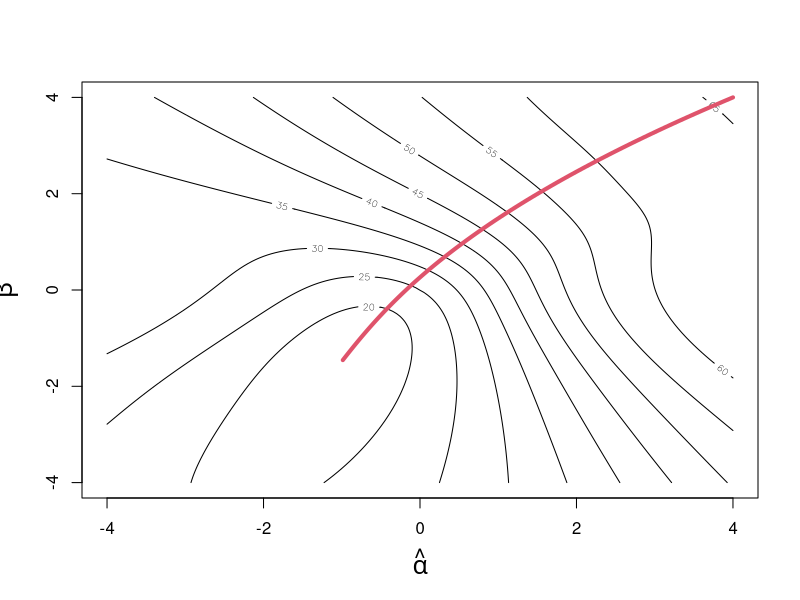

Reproduce this figure in R.
## R_Demo_neuralnet_gradiant_decent_glm.R
##########################################################################
## INSTRUCTOR: Christopher Fariss
## COURSE NAME: Advanced Computational Methods for Social Media and Textual Data (2F)
## University of Essex Summer School 2022
##
## Date: 2022-08-08
##
## Please e-mail me if you find any errors or have and suggestions (either email is fine)
## e-mail: cjf0006@gmail.com
## e-mail: cjfariss@umich.edu
##########################################################################
## Introduction to tutorial:
##
## Overview of Gradient Decent for generalized linear model example.
##
## Gradient decent is an iterative process used to find the best parameter value(s) in any model and especially a neural network.
##
##########################################################################

## set learning rate this varies on the unit interval (0 to 1]
library(MASS)
library(boot)
library(gtools)

lr <- .2
n <- 100
x <- rnorm(n)

alpha <- -1
beta <- -2

y <- rbinom(1:n, 1, prob=inv.logit(alpha + beta*x))
#y <- rbinom(1:n, 1, prob=inv.logit(alpha + beta*x + rnorm(n)))

## Start with a random guess
X_mat <- cbind(1,x)

alpha_hat <- 4
beta_hat <- 4
iterations <- 1000

loss <- variance <- NA

y_hat <- matrix(NA, nrow=n, ncol=iterations)
y_error <- matrix(NA, nrow=n, ncol=iterations)
delta <- matrix(NA, nrow=2, ncol=iterations)

## sequential iterations to evaulate loss function
for (j in 1:iterations){
    
    ## calculate the predicted y_hat based on the observed x variable and the best guess of alpha and beta
    y_hat[,j] <- inv.logit(alpha_hat[j] + beta_hat[j] * x)

    ## this works too but not as well as above
    #y_hat[,j] <- rbinom(1:n,1,prob=inv.logit(alpha_hat[j] + beta_hat[j] * x))
    
    ## difference between the predicted y (y_hat) and y is the error for y
    y_error[,j] <- y_hat[,j] - y
    
    ## the estimated error is used to calculate the unexplained variance between y and y_hat, which is the sum of squared errors
    loss[j] <- sum(y_error[,j]^2)
    
    ## calculate the gradient at that point (this works because the errors are independent to the column vectors in X
    ##delta[1:2,j] <- (t(X_mat) %*% y_error[,j]) * (1/n)
    delta[1,j] <- sum(X_mat[,1] * y_error[,j])/n
    delta[2,j] <- sum(X_mat[,2] * y_error[,j])/n
    
    ## shift estimates along the gradient (+ function if y-y_hat; - function if y_hat-y)
    alpha_hat[j+1] <- alpha_hat[j] - (lr*delta[1,j])
    beta_hat[j+1] <- beta_hat[j] - (lr*delta[2,j])
}

## estimate glm model
fit <- glm(y~x, family=binomial("logit"))
fit

## print the last value of the sequence of parameter estimates
alpha_hat[length(alpha_hat)]
beta_hat[length(beta_hat)]


## graph the values as a function of the loss statistic
ALPHA_seq <- seq(from=-4,4,.05)
BETA_seq <- seq(from=-4,4,.05)

LOSS <- matrix(NA, nrow=length(ALPHA_seq), ncol=length(BETA_seq))

## grid search for graphing
for(i in 1:length(ALPHA_seq)){
    for(j in 1:length(ALPHA_seq)){
        Y_hat <- inv.logit(ALPHA_seq[i] + BETA_seq[j] * X_mat[,2])
        LOSS[i,j] <- sum((y-Y_hat)^2)
        
    }
}

## plot the log loss
contour(ALPHA_seq, BETA_seq,(LOSS), xlab=expression(hat(alpha)), ylab=expression(hat(beta)), cex.lab=1.5)
lines(alpha_hat, beta_hat, col=2, lwd=4)
